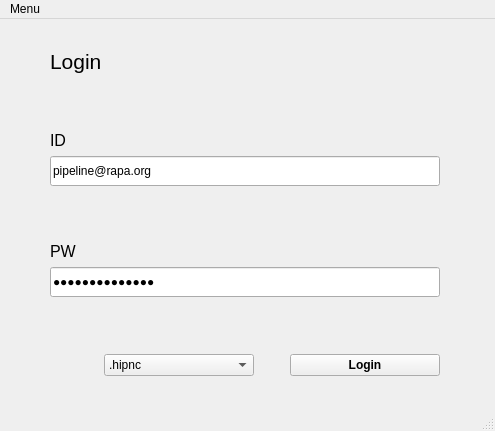
<?xml version="1.0" encoding="UTF-8"?>
<ui version="4.0">
 <class>MainWindow</class>
 <widget class="QMainWindow" name="MainWindow">
  <property name="geometry">
   <rect>
    <x>0</x>
    <y>0</y>
    <width>495</width>
    <height>431</height>
   </rect>
  </property>
  <property name="windowTitle">
   <string>MainWindow</string>
  </property>
  <widget class="QWidget" name="centralwidget">
   <property name="sizePolicy">
    <sizepolicy hsizetype="Fixed" vsizetype="Preferred">
     <horstretch>0</horstretch>
     <verstretch>0</verstretch>
    </sizepolicy>
   </property>
   <widget class="QWidget" name="layoutWidget">
    <property name="geometry">
     <rect>
      <x>0</x>
      <y>0</y>
      <width>490</width>
      <height>387</height>
     </rect>
    </property>
    <layout class="QVBoxLayout" name="verticalLayout_7">
     <property name="leftMargin">
      <number>50</number>
     </property>
     <property name="topMargin">
      <number>30</number>
     </property>
     <property name="rightMargin">
      <number>50</number>
     </property>
     <property name="bottomMargin">
      <number>30</number>
     </property>
     <item>
      <widget class="QLabel" name="label">
       <property name="font">
        <font>
         <pointsize>16</pointsize>
         <weight>50</weight>
         <bold>false</bold>
        </font>
       </property>
       <property name="text">
        <string>Login</string>
       </property>
      </widget>
     </item>
     <item>
      <spacer name="verticalSpacer_19">
       <property name="orientation">
        <enum>Qt::Vertical</enum>
       </property>
       <property name="sizeHint" stdset="0">
        <size>
         <width>20</width>
         <height>40</height>
        </size>
       </property>
      </spacer>
     </item>
     <item>
      <widget class="QLabel" name="label_20">
       <property name="font">
        <font>
         <pointsize>12</pointsize>
        </font>
       </property>
       <property name="text">
        <string>ID</string>
       </property>
      </widget>
     </item>
     <item>
      <widget class="QLineEdit" name="input_id">
       <property name="sizePolicy">
        <sizepolicy hsizetype="Expanding" vsizetype="Fixed">
         <horstretch>0</horstretch>
         <verstretch>0</verstretch>
        </sizepolicy>
       </property>
       <property name="minimumSize">
        <size>
         <width>0</width>
         <height>30</height>
        </size>
       </property>
       <property name="text">
        <string>pipeline@rapa.org</string>
       </property>
      </widget>
     </item>
     <item>
      <spacer name="verticalSpacer_20">
       <property name="orientation">
        <enum>Qt::Vertical</enum>
       </property>
       <property name="sizeHint" stdset="0">
        <size>
         <width>20</width>
         <height>40</height>
        </size>
       </property>
      </spacer>
     </item>
     <item>
      <widget class="QLabel" name="label_21">
       <property name="font">
        <font>
         <pointsize>12</pointsize>
        </font>
       </property>
       <property name="text">
        <string>PW</string>
       </property>
      </widget>
     </item>
     <item>
      <widget class="QLineEdit" name="input_pw">
       <property name="minimumSize">
        <size>
         <width>0</width>
         <height>30</height>
        </size>
       </property>
       <property name="text">
        <string>netflixacademy</string>
       </property>
       <property name="echoMode">
        <enum>QLineEdit::PasswordEchoOnEdit</enum>
       </property>
      </widget>
     </item>
     <item>
      <spacer name="verticalSpacer_21">
       <property name="orientation">
        <enum>Qt::Vertical</enum>
       </property>
       <property name="sizeHint" stdset="0">
        <size>
         <width>20</width>
         <height>40</height>
        </size>
       </property>
      </spacer>
     </item>
     <item>
      <layout class="QHBoxLayout" name="horizontalLayout_7">
       <item>
        <spacer name="horizontalSpacer_13">
         <property name="orientation">
          <enum>Qt::Horizontal</enum>
         </property>
         <property name="sizeHint" stdset="0">
          <size>
           <width>40</width>
           <height>20</height>
          </size>
         </property>
        </spacer>
       </item>
       <item>
        <widget class="QComboBox" name="hipbox">
         <property name="minimumSize">
          <size>
           <width>150</width>
           <height>0</height>
          </size>
         </property>
         <item>
          <property name="text">
           <string>.hipnc</string>
          </property>
         </item>
         <item>
          <property name="text">
           <string>.hip</string>
          </property>
         </item>
         <item>
          <property name="text">
           <string>.hiplc</string>
          </property>
         </item>
        </widget>
       </item>
       <item>
        <spacer name="horizontalSpacer_14">
         <property name="orientation">
          <enum>Qt::Horizontal</enum>
         </property>
         <property name="sizeType">
          <enum>QSizePolicy::Fixed</enum>
         </property>
         <property name="sizeHint" stdset="0">
          <size>
           <width>30</width>
           <height>20</height>
          </size>
         </property>
        </spacer>
       </item>
       <item>
        <widget class="QPushButton" name="login_btn">
         <property name="sizePolicy">
          <sizepolicy hsizetype="Minimum" vsizetype="Minimum">
           <horstretch>0</horstretch>
           <verstretch>0</verstretch>
          </sizepolicy>
         </property>
         <property name="minimumSize">
          <size>
           <width>150</width>
           <height>0</height>
          </size>
         </property>
         <property name="font">
          <font>
           <weight>75</weight>
           <bold>true</bold>
          </font>
         </property>
         <property name="text">
          <string>Login</string>
         </property>
        </widget>
       </item>
      </layout>
     </item>
    </layout>
   </widget>
  </widget>
  <widget class="QMenuBar" name="menubar">
   <property name="geometry">
    <rect>
     <x>0</x>
     <y>0</y>
     <width>495</width>
     <height>22</height>
    </rect>
   </property>
   <widget class="QMenu" name="menuMenu">
    <property name="title">
     <string>Menu</string>
    </property>
    <addaction name="actiontest"/>
   </widget>
   <addaction name="menuMenu"/>
  </widget>
  <widget class="QStatusBar" name="statusbar"/>
  <action name="actiontest">
   <property name="text">
    <string>test</string>
   </property>
  </action>
 </widget>
 <resources/>
 <connections/>
</ui>
